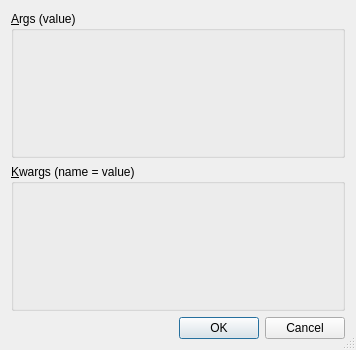
<?xml version="1.0" encoding="UTF-8"?>
<ui version="4.0">
 <class>Dialog</class>
 <widget class="QDialog" name="Dialog">
  <property name="windowModality">
   <enum>Qt::ApplicationModal</enum>
  </property>
  <property name="geometry">
   <rect>
    <x>0</x>
    <y>0</y>
    <width>356</width>
    <height>350</height>
   </rect>
  </property>
  <property name="minimumSize">
   <size>
    <width>0</width>
    <height>0</height>
   </size>
  </property>
  <property name="maximumSize">
   <size>
    <width>16777215</width>
    <height>16777215</height>
   </size>
  </property>
  <property name="windowTitle">
   <string>Run</string>
  </property>
  <property name="windowIcon">
   <iconset resource="resources.qrc">
    <normaloff>:/i/icons/action.png</normaloff>:/i/icons/action.png</iconset>
  </property>
  <property name="sizeGripEnabled">
   <bool>true</bool>
  </property>
  <layout class="QVBoxLayout" name="verticalLayout">
   <item>
    <widget class="QGroupBox" name="groupBox">
     <property name="title">
      <string>&amp;Args (value)</string>
     </property>
     <layout class="QVBoxLayout" name="verticalLayout_3">
      <item>
       <layout class="QFormLayout" name="form_args">
        <property name="sizeConstraint">
         <enum>QLayout::SetDefaultConstraint</enum>
        </property>
       </layout>
      </item>
     </layout>
    </widget>
   </item>
   <item>
    <widget class="QGroupBox" name="groupBox_2">
     <property name="title">
      <string>&amp;Kwargs (name = value)</string>
     </property>
     <layout class="QHBoxLayout" name="horizontalLayout">
      <item>
       <layout class="QFormLayout" name="form_kwargs"/>
      </item>
     </layout>
    </widget>
   </item>
   <item>
    <widget class="QDialogButtonBox" name="btn_box">
     <property name="orientation">
      <enum>Qt::Horizontal</enum>
     </property>
     <property name="standardButtons">
      <set>QDialogButtonBox::Cancel|QDialogButtonBox::Ok</set>
     </property>
    </widget>
   </item>
  </layout>
 </widget>
 <resources>
  <include location="resources.qrc"/>
 </resources>
 <connections>
  <connection>
   <sender>btn_box</sender>
   <signal>accepted()</signal>
   <receiver>Dialog</receiver>
   <slot>accept()</slot>
   <hints>
    <hint type="sourcelabel">
     <x>248</x>
     <y>254</y>
    </hint>
    <hint type="destinationlabel">
     <x>157</x>
     <y>274</y>
    </hint>
   </hints>
  </connection>
  <connection>
   <sender>btn_box</sender>
   <signal>rejected()</signal>
   <receiver>Dialog</receiver>
   <slot>reject()</slot>
   <hints>
    <hint type="sourcelabel">
     <x>316</x>
     <y>260</y>
    </hint>
    <hint type="destinationlabel">
     <x>286</x>
     <y>274</y>
    </hint>
   </hints>
  </connection>
 </connections>
</ui>
